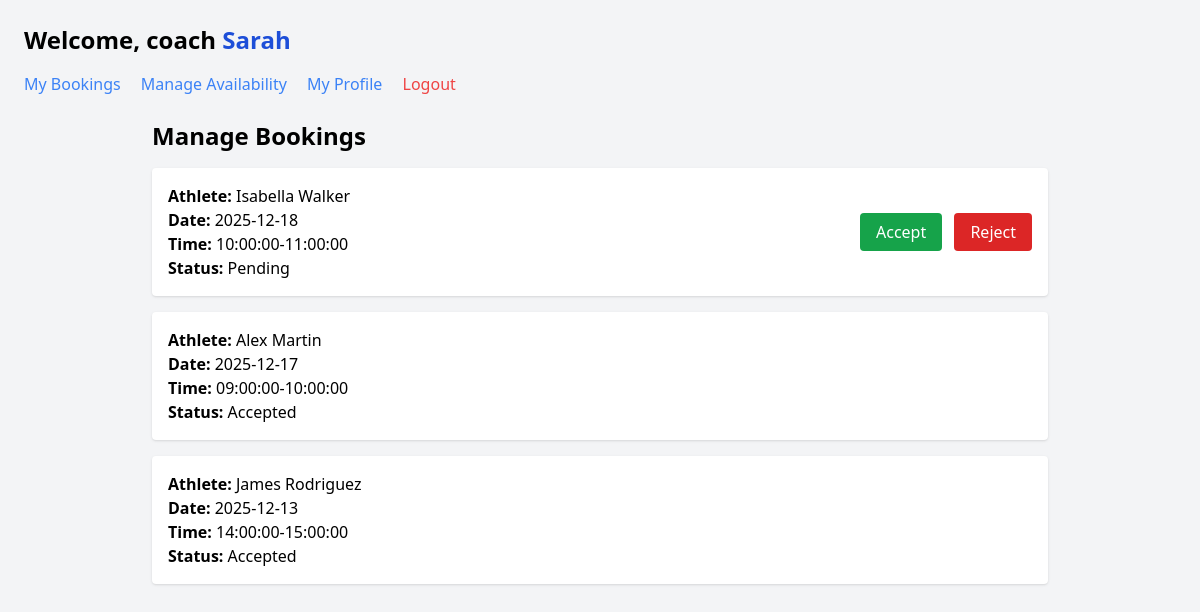
Page /coach/bookings.php (signed in) on the committed database.
### tables this page shows
CREATE TABLE bookings (
    id INT PRIMARY KEY AUTO_INCREMENT,
    athlete_id INT NOT NULL,
    coach_id INT NOT NULL,
    availability_id INT,
    booking_date DATE NOT NULL,
    start_time TIME NOT NULL,
    end_time TIME NOT NULL,
    status ENUM('pending', 'accepted', 'rejected', 'cancelled') DEFAULT 'pending',
    created_at TIMESTAMP DEFAULT CURRENT_TIMESTAMP,
    FOREIGN KEY (athlete_id) REFERENCES users(id) ON DELETE CASCADE,
    FOREIGN KEY (coach_id) REFERENCES coach_profiles(id) ON DELETE CASCADE,
    FOREIGN KEY (availability_id) REFERENCES availabilities(id) ON DELETE SET NULL
);

CREATE TABLE users (
    id INT PRIMARY KEY AUTO_INCREMENT,
    email VARCHAR(255) UNIQUE NOT NULL,
    password VARCHAR(255) NOT NULL,
    role ENUM('athlete', 'coach') NOT NULL,
    last_name VARCHAR(100) NOT NULL,
    first_name VARCHAR(100) NOT NULL,
    phone VARCHAR(20),
    created_at TIMESTAMP DEFAULT CURRENT_TIMESTAMP
);

### coach/bookings.php (the view, shortened to what this page needs)
<?php
require '../includes/db.php';
$stmt = $conn->prepare("SELECT id FROM coach_profiles WHERE user_id=?");
$stmt->bind_param("i", $_SESSION['user_id']);
$stmt->execute();
$coach_id_row = $stmt->get_result()->fetch_assoc();
$coach_id = $coach_id_row['id'];
$stmt3 = $conn->prepare("
SELECT b.id, b.booking_date, b.start_time, b.end_time, b.status,
       u.first_name, u.last_name
FROM bookings b
JOIN users u ON u.id = b.athlete_id
WHERE b.coach_id=?
ORDER BY b.booking_date DESC, b.start_time DESC
");
$stmt3->bind_param("i", $coach_id);
$stmt3->execute();
$bookings = $stmt3->get_result();
?>
<!DOCTYPE html>
<html lang="en">
<head>
<script src="https://cdn.tailwindcss.com"></script>
</head>
<body class="bg-gray-100 p-6">
<?php include '../includes/coach-header.php'; ?>
<div class="max-w-4xl mx-auto">
    <h1 class="text-2xl font-bold mb-4">Manage Bookings</h1>
    <div class="space-y-4">
    <?php while ($b = $bookings->fetch_assoc()): ?>
        <div class="bg-white p-4 rounded shadow flex justify-between items-center hover:shadow-lg transition">
            <div>
                <p><strong>Athlete:</strong> <?= htmlspecialchars($b['first_name'].' '.$b['last_name']) ?></p>
                <p><strong>Date:</strong> <?= $b['booking_date'] ?></p>
                <p><strong>Time:</strong> <?= $b['start_time'].'-'.$b['end_time'] ?></p>
                <p><strong>Status:</strong> <?= ucfirst($b['status']) ?></p>
            </div>
            <?php if ($b['status'] === 'pending'): ?>
                <div class="space-x-2">
                    <a href="?action=accept&booking_id=<?= $b['id'] ?>" class="bg-green-600 text-white px-4 py-2 rounded hover:bg-green-700">Accept</a>
                    <a href="?action=reject&booking_id=<?= $b['id'] ?>" class="bg-red-600 text-white px-4 py-2 rounded hover:bg-red-700">Reject</a>
                </div>
            <?php endif; ?>
        </div>
    <?php endwhile; ?>
    </div>
</div>
</body>
</html>

### rows in the picture
bookings: athlete.last_name "Isabella Walker", booking_date "2025-12-18", start_time "10:00:00", end_time "11:00:00", status "Pending"
bookings: athlete.last_name "Alex Martin", booking_date "2025-12-17", start_time "09:00:00", end_time "10:00:00", status "Accepted"
bookings: athlete.last_name "James Rodriguez", booking_date "2025-12-13", start_time "14:00:00", end_time "15:00:00", status "Accepted"

### other values in the picture
$user_role "coach"
$user_first_name "Sarah"
